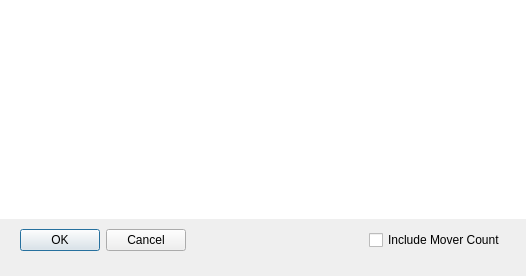
<?xml version="1.0" encoding="UTF-8"?>
<ui version="4.0">
 <class>UnderPeakDlg</class>
 <widget class="QDialog" name="UnderPeakDlg">
  <property name="geometry">
   <rect>
    <x>0</x>
    <y>0</y>
    <width>526</width>
    <height>276</height>
   </rect>
  </property>
  <property name="windowTitle">
   <string>Group 1 Define Under Peak</string>
  </property>
  <layout class="QVBoxLayout" name="verticalLayout">
   <property name="spacing">
    <number>6</number>
   </property>
   <property name="leftMargin">
    <number>0</number>
   </property>
   <property name="topMargin">
    <number>0</number>
   </property>
   <property name="rightMargin">
    <number>0</number>
   </property>
   <property name="bottomMargin">
    <number>20</number>
   </property>
   <item>
    <widget class="QTableWidget" name="tableWidget">
     <property name="styleSheet">
      <string notr="true">border:none</string>
     </property>
    </widget>
   </item>
   <item>
    <layout class="QHBoxLayout">
     <property name="spacing">
      <number>6</number>
     </property>
     <property name="leftMargin">
      <number>20</number>
     </property>
     <property name="topMargin">
      <number>0</number>
     </property>
     <property name="rightMargin">
      <number>20</number>
     </property>
     <property name="bottomMargin">
      <number>0</number>
     </property>
     <item>
      <widget class="QPushButton" name="m_okBtn">
       <property name="text">
        <string>OK</string>
       </property>
      </widget>
     </item>
     <item>
      <widget class="QPushButton" name="m_cancelBtn">
       <property name="text">
        <string>Cancel</string>
       </property>
      </widget>
     </item>
     <item>
      <spacer>
       <property name="orientation">
        <enum>Qt::Horizontal</enum>
       </property>
       <property name="sizeHint" stdset="0">
        <size>
         <width>131</width>
         <height>31</height>
        </size>
       </property>
      </spacer>
     </item>
     <item>
      <widget class="QCheckBox" name="checkBox">
       <property name="text">
        <string>Include Mover Count</string>
       </property>
      </widget>
     </item>
    </layout>
   </item>
  </layout>
 </widget>
 <resources/>
 <connections>
  <connection>
   <sender>m_okBtn</sender>
   <signal>clicked()</signal>
   <receiver>UnderPeakDlg</receiver>
   <slot>accept()</slot>
   <hints>
    <hint type="sourcelabel">
     <x>278</x>
     <y>253</y>
    </hint>
    <hint type="destinationlabel">
     <x>96</x>
     <y>254</y>
    </hint>
   </hints>
  </connection>
  <connection>
   <sender>m_cancelBtn</sender>
   <signal>clicked()</signal>
   <receiver>UnderPeakDlg</receiver>
   <slot>reject()</slot>
   <hints>
    <hint type="sourcelabel">
     <x>369</x>
     <y>253</y>
    </hint>
    <hint type="destinationlabel">
     <x>179</x>
     <y>282</y>
    </hint>
   </hints>
  </connection>
 </connections>
</ui>
